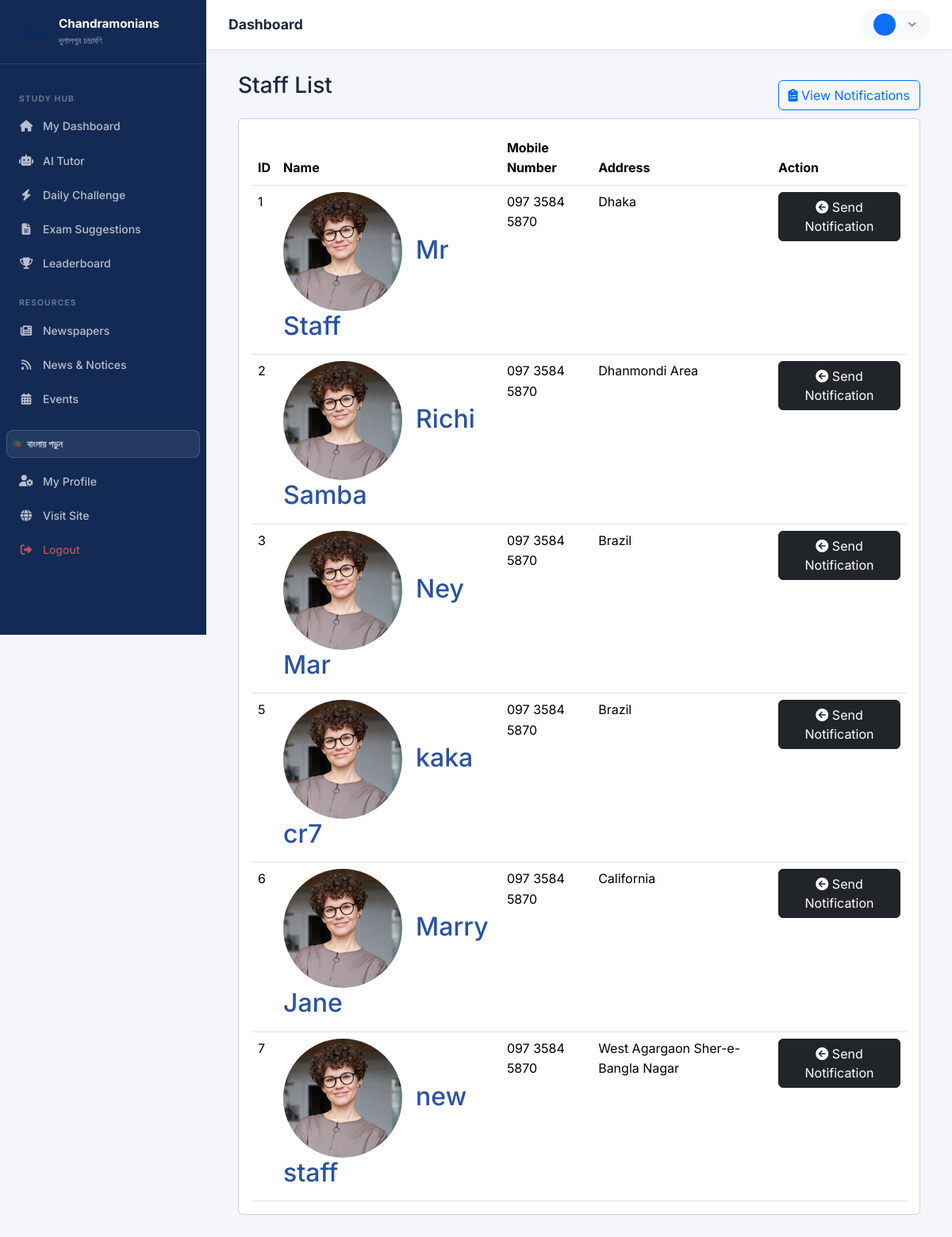
/hod/staff/notify, run on the app's committed database.
### app/models.py (models this page shows, shortened)
class Staff(models.Model):
    admin = models.OneToOneField(CustomUser, on_delete=models.CASCADE)
    address = models.TextField(default='')
    gender = models.CharField(max_length=100)
    phone = models.CharField(max_length=30, null=True, blank=True)
    created_at = models.DateTimeField(auto_now_add=True)
    updated_at = models.DateTimeField(auto_now=True)

class CustomUser(AbstractUser):
    USER_TYPE_CHOICES = (
        ('1', 'HOD'),
        ('2', 'Staff'),
        ('3', 'Alumni'),
        ('4', 'Student'),
    )
    email = models.EmailField(unique=True)
    user_type = models.CharField(choices=USER_TYPE_CHOICES, max_length=10, default='4')
    profile_pic = models.ImageField(upload_to='media/profile_pic', blank=True, null=True)
    USERNAME_FIELD = 'email'
    REQUIRED_FIELDS = ['username']

### webapp/Hod_Views.py (the view)
# urls.py: path('hod/staff/notify', Hod_Views.sendNotification, name='notify_staff'),
def sendNotification(request):
    staff = Staff.objects.all()
    see_message = StaffNotification.objects.all()
    context = {
        'staff': staff,
        'see_message': see_message,
    }
    return render(request, 'hod/notify_staff.html', context)

### templates/hod/notify_staff.html (shortened to what this page needs)
{% extends 'base.html' %}
{% load static %}
{% block content %}
    <div class="content container-fluid">
        <div class="page-header">
            <div class="row align-items-center">
                <div class="col">
                    <h3 class="page-title">Staff List</h3>
                </div>
                <div class="col-auto text-right float-right ml-auto">
                    <a href="#" class="btn btn-outline-primary mr-2" data-toggle="modal" data-target="#viewNotiModal"><i
                            class="fas fa-clipboard-list"></i> View Notifications</a>
                </div>
            </div>
        </div>
        <div class="row">
            <div class="col-sm-12">
                <div class="card card-table">
                    <div class="card-body">
                        <div class="table-responsive">
                            <table id="table_id" class="table table-hover table-center mb-0">
                                <thead>
                                <tr>
                                    <th>ID</th>
                                    <th>Name</th>
                                    <th>Mobile Number</th>
                                    <th>Address</th>
                                    <th>Action</th>
                                </tr>
                                </thead>
                                <tbody>
                                {% for i in staff %}
                                    <tr>
                                        <td>{{ i.id }}</td>
                                        <td>
                                            <h2 class="table-avatar">
                                                {% if user.profile_pic != None and user.profile_pic == "" %}
                                                <a href="{% url 'profile' %}" class="avatar avatar-sm mr-2"><img
                                                        class="avatar-img rounded-circle"
                                                        src=" {{ user.profile_pic }}" alt=""></a>
                                                        {% else %}
                                                        <img
                                                        class="avatar-sm avatar-img rounded-circle"
                                                        src="{% static 'assets/img/profiles/avatar-02.jpg' %}" alt="">&nbsp;
                                                        {% endif %}
                                                <a href="{% url 'profile' %}">{{ i.admin.first_name }} {{ i.admin.last_name }}</a>
                                            </h2>
                                        </td>
                                        <td>097 3584 5870</td>
                                        <td>{{ i.address }}</td>
                                        <td class="text-right">
                                            <div class="actions">
                                                <button type="button" class="btn btn-dark mr-2"
                                                        data-toggle="modal"
                                                        data-target="#sendNotiModal-{{ forloop.counter }}">
                                                    <i class="fas fa-arrow-circle-left"></i> Send Notification
                                                </button>
                                            </div>
                                        </td>
                                    </tr>
                                {% endfor %}
                                </tbody>
                            </table>
                        </div>
                    </div>
                </div>
            </div>
        </div>
    </div>
{% endblock %}

### static/assets/css/chandramonians.css (style rules this page uses)
:root { --primary: #1a3a6e; --primary-dark: #122a54; --primary-light: #2952a3; --primary-pale: #eef2fb; --accent: #e9a800; --accent-dark: #c78f00; --accent-pale: #fff8e1; --success: #16a34a; --danger: #dc2626; --warning: #d97706; --bg: #f4f6fb; --card-bg: #ffffff; --border: #e2e8f0; --text: #1e293b; --text-muted: #64748b; --radius: 14px; --radius-sm: 8px; --shadow: 0 2px 12px rgba(30,58,110,.08); --shadow-md: 0 8px 30px rgba(30,58,110,.12); --shadow-lg: 0 20px 60px rgba(30,58,110,.18); --transition: all .22s ease; }
*, *::before, *::after { box-sizing: border-box; }
html { scroll-behavior: smooth; }
body { font-family: 'Inter', -apple-system, BlinkMacSystemFont, 'Segoe UI', sans-serif; background: var(--bg); color: var(--text); line-height: 1.6; }
a { color: var(--primary-light); text-decoration: none; transition: var(--transition); }
img { max-width: 100%; }

### data on the page
Staff: id "1", admin.first_name "Mr", admin.last_name "Staff", address "Dhaka"
Staff: id "2", admin.first_name "Richi", admin.last_name "Samba", address "Dhanmondi Area"
Staff: id "3", admin.first_name "Ney", admin.last_name "Mar", address "Brazil"
Staff: id "5", admin.first_name "kaka", admin.last_name "cr7", address "Brazil"
Staff: id "6", admin.first_name "Marry", admin.last_name "Jane", address "California"
Staff: id "7", admin.first_name "new", admin.last_name "staff", address "West Agargaon Sher-e-Bangla Nagar"
